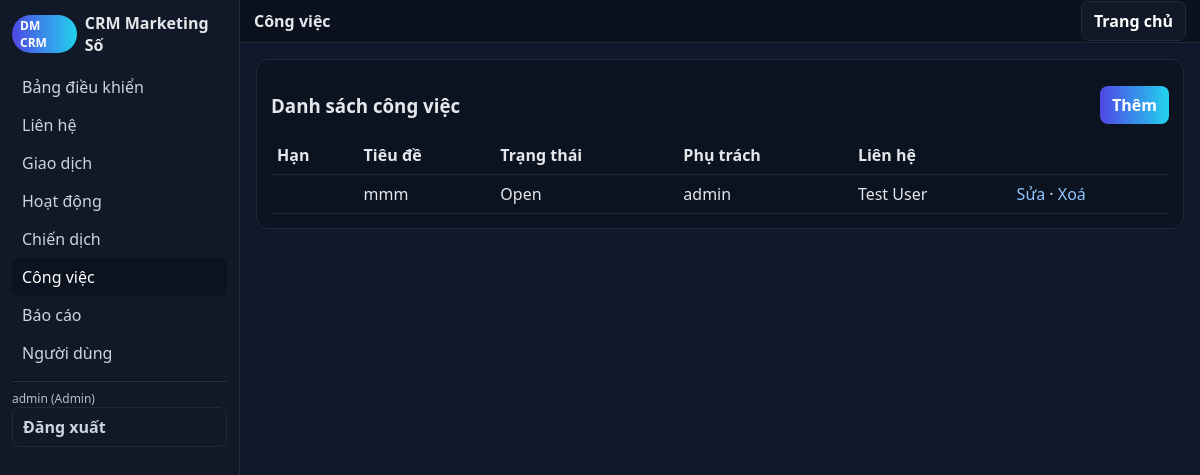
The app's page /src/index.php?action=tasks (signed in) with its own data.
### tables this page shows
CREATE TABLE tasks (
  id INTEGER PRIMARY KEY AUTOINCREMENT,
  contact_id INTEGER,
  title TEXT NOT NULL,
  due_date TEXT,
  status TEXT DEFAULT 'Open',
  owner TEXT,
  created_at TEXT DEFAULT CURRENT_TIMESTAMP,
  FOREIGN KEY(contact_id) REFERENCES contacts(id)
);

CREATE TABLE contacts (
  id INTEGER PRIMARY KEY AUTOINCREMENT,
  name TEXT NOT NULL,
  email TEXT,
  phone TEXT,
  company TEXT,
  source TEXT,
  tags TEXT,
  utm_source TEXT,    -- A
  utm_medium TEXT,    -- A
  utm_campaign TEXT,  -- A
  created_at TEXT DEFAULT CURRENT_TIMESTAMP
);

### src/lib/db.php (called while the page is built, shortened)
<?php
function q($db,$sql,$params=[]){ $st=$db->prepare($sql); $st->execute($params); return $st; }
function h($s){ return htmlspecialchars($s ?? '', ENT_QUOTES, 'UTF-8'); }
?>

### src/views/tasks.php (the view, shortened to what this page needs)
<?php
function view_tasks($op){
global $db; layout_header('Công việc');
echo '<div class="card"><div style="display:flex;justify-content:space-between;align-items:center"><h3>Danh sách công việc</h3><a class="btn" href="?action=tasks&op=new">Thêm</a></div>';
$rows = q($db, "SELECT t.*, c.name as contact_name FROM tasks t LEFT JOIN contacts c ON c.id=t.contact_id ORDER BY CASE t.status WHEN 'Open' THEN 0 WHEN 'In Progress' THEN 1 ELSE 2 END, IFNULL(due_date,'9999-12-31') ASC")->fetchAll(PDO::FETCH_ASSOC);
echo '<table><tr><th>Hạn</th><th>Tiêu đề</th><th>Trạng thái</th><th>Phụ trách</th><th>Liên hệ</th><th></th></tr>';
foreach($rows as $r){ echo '<tr><td>'.h($r['due_date']).'</td><td>'.h($r['title']).'</td><td>'.h($r['status']).'</td><td>'.h($r['owner']).'</td><td>'.h($r['contact_name']).'</td><td><a href="?action=tasks&op=edit&id='.(int)$r['id'].'">Sửa</a> · <a href="?action=tasks&op=delete&id='.(int)$r['id'].'" onclick="return confirm(\'Xoá?\')">Xoá</a></td></tr>'; }
echo '</table></div>';
}
?>

### src/views/layout.php (style rules this page uses)
:root { --bg:#0f172a;--panel:#111827;--muted:#1f2937;--text:#e5e7eb;--accent:#4f46e5;--accent2:#22d3ee }
* { box-sizing:border-box }
body { margin:0;font-family:ui-sans-serif,system-ui,-apple-system,Segoe UI,Roboto,Helvetica,Arial;background:var(--bg);color:var(--text) }
a { color:#93c5fd;text-decoration:none }
.card { background:#0b1220;border:1px solid var(--muted);border-radius:12px;padding:14px;margin-bottom:12px }
.btn { background:linear-gradient(90deg,var(--accent),var(--accent2));color:#fff;border:none;padding:8px 12px;border-radius:8px;cursor:pointer;font-weight:600 }
table { width:100%;border-collapse:collapse }
th,td { border-bottom:1px solid var(--muted);padding:8px 6px;text-align:left }

### records on screen
tasks: title "mmm", status "Open", owner "admin", contact.name "Test User"

### other values on screen
$v "Bảng điều khiển"
$v "Liên hệ"
$v "Giao dịch"
$v "Hoạt động"
$v "Chiến dịch"
$v "Công việc"
$v "Báo cáo"
$v "Người dùng"
$_SESSION['uname'] "admin"
$_SESSION['role'] "Admin"
$title "Công việc"
